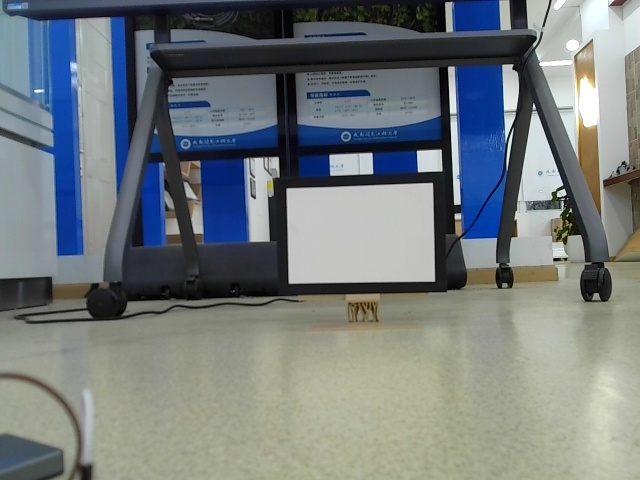
#> input picture sucai/1.jpg, 640 x 480 px, given in place of the camera
$ python calibrate.py
#> lines starting #> are read from the running program, lines starting #| are printed output that depends on the picture; after the words box and inside, x2 and y2 are one past the last pixel; in counts of white or black regions, pixels touching at a corner belong together
#> (reads calibration.json from the repository)
#> in main, frame is the input picture: shape (480, 640, 3); mean B, G, R 125.4, 123.6, 116.5
"""
calibrate.py — A4 纸测距标定工具
================================

【做什么】
  标定"像素尺寸 → 实际距离"的换算系数 K1/K2，写入 calibration.json。

  原理：摄像头焦距固定时，同一物体在画面中的像素尺寸与距离成反比。
        把标定物放在已知距离处，量出它的像素宽 w，则 K = 实际距离 × w。
        多组数据取平均得到 K1（按宽度）和 K2（按高度）。

  测距公式（项目内各脚本统一）：
        D = (K1 / w_pixel + K2 / h_pixel) / 2

【怎么用】
  1. python calibrate.py
  2. 把标定物正对摄像头，放在已知距离处
  3. 按 S，输入当前标定物到摄像头的实际距离(mm)，记录一组 K
  4. 换几个不同距离重复第 3 步；K 自动取平均，右下角表格显示历史记录与误差
  5. 按 Q 退出（数据已实时写入 calibration.json）
  按 R 清除全部记录并重新开始。

【⚠ 重要：K 值不能跨配置复用】
  K1/K2 与摄像头分辨率强相关。
    本脚本        CAMERA_ID=1 / 640×480
    work-pi.py    CAMERA_ID=0 / 1080×640
  两者的 K 值**不能通用**。给哪个程序标定，就要用哪个程序的摄像头编号和分辨率，
  否则算出来的距离是错的。

【检测方式与其它脚本不同，请注意】
  本脚本用 THRESH_BINARY_INV 找**暗色**轮廓（针对带黑边框的标定纸），
  而 my-cv.py / work-pi.py 用 THRESH_BINARY 找**白色**纸面区域。
  两者框出的物理范围可能不同（黑框外沿 vs 白面内沿），
  上机前请确认标定出来的 K 与主程序检测的是同一块区域。

【依赖】
  opencv-python、numpy
"""
import cv2
import numpy as np
import math
import json
import os

# === 标定物尺寸（仅作参考，本脚本用实际距离标定，不依赖物理尺寸）===
# 注意区分：整张 A4 纸是 210×297mm，而各脚本真正检测的是纸内白色区域，
# 项目里按 170×257mm 处理（见 my-cv.py / work-pi.py 的 A4_WIDTH_MM、A4_HEIGHT_MM）。
A4_PAPER_WIDTH_MM = 210
A4_PAPER_HEIGHT_MM = 297

# === 图像处理参数（面向标定场景，与 my-cv.py 不同，不要直接照搬）===
A4_GAUSSIAN_BLUR_SIZE = (3, 3)
A4_BINARY_THRESHOLD = 50     # 固定阈值 + INV：找出暗色轮廓
A4_MAX_THRESHOLD_VALUE = 255
A4_MIN_AREA = 3000           # 最小轮廓面积（标定时放宽一些更灵敏）
A4_CENTER_Y_RATIO = 0.7      # 只在画面中心 70% 区域搜索，排除背景干扰
A4_CENTER_X_RATIO = 0.7
A4_APPROX_EPSILON = 0.02

# === 摄像头参数 ===
CAMERA_ID = 1
FRAME_WIDTH = 640
FRAME_HEIGHT = 480

# === 保存路径 ===
CALIB_FILE = "calibration.json"


def preprocess(image):
    """预处理：灰度化、高斯模糊、固定阈值二值化（反色）"""
    gray = cv2.cvtColor(image, cv2.COLOR_BGR2GRAY)
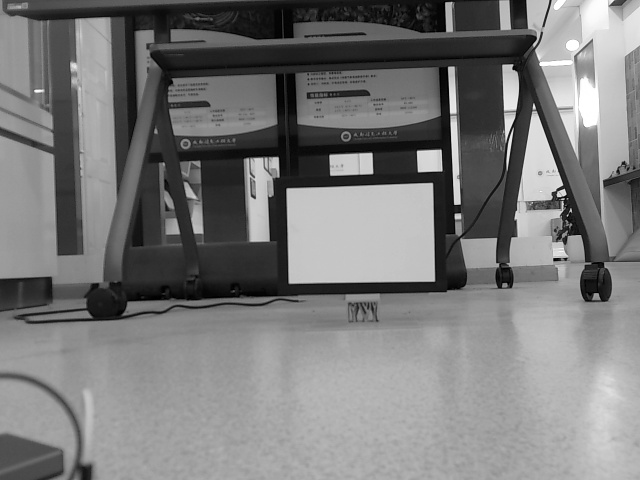
#> gray: shape (480, 640); min 0, max 255, mean 121.7
    blurred = cv2.GaussianBlur(gray, A4_GAUSSIAN_BLUR_SIZE, 0)
    _, binary = cv2.threshold(blurred, A4_BINARY_THRESHOLD, A4_MAX_THRESHOLD_VALUE, cv2.THRESH_BINARY_INV)
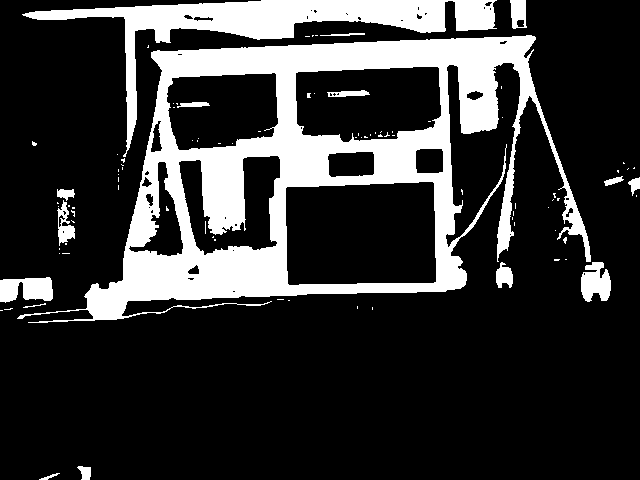
#> binary: shape (480, 640); 20.9% white; 92 white regions (76 under 20 px), largest, box (x1, y1, x2, y2) and area: (17, 35, 591, 323) 47775, (22, 0, 497, 157) 12062, (0, 277, 53, 303) 1052
    return binary


def find_a4_contour(binary):
    """只在画面中心区域搜索A4纸的轮廓，返还四个顶点"""
    h, w = binary.shape
#> h = 480; w = 640

    # 创建中心区域掩码，只保留画面中间部分，排除背景干扰
    x_start = int(w * (1 - A4_CENTER_X_RATIO) / 2)
#> x_start = 96
    x_end = int(w * (1 + A4_CENTER_X_RATIO) / 2)
#> x_end = 544
    y_start = int(h * (1 - A4_CENTER_Y_RATIO) / 2)
#> y_start = 72
    y_end = int(h * (1 + A4_CENTER_Y_RATIO) / 2)
#> y_end = 408

    mask = np.zeros((h, w), dtype=np.uint8)
    mask[y_start:y_end, x_start:x_end] = 255
    masked = cv2.bitwise_and(binary, mask)
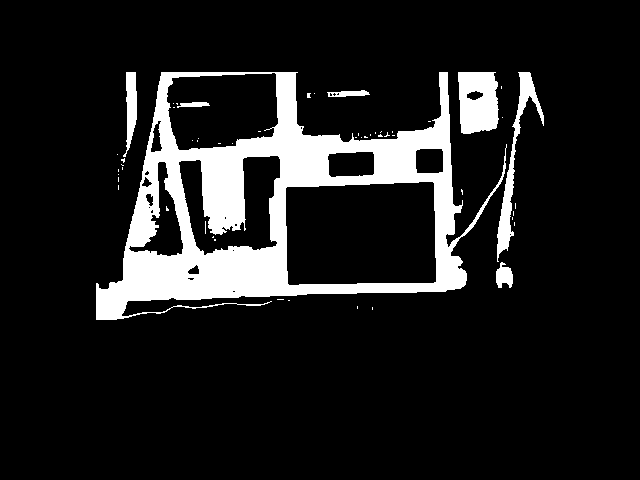
#> masked: shape (480, 640); 12.2% white; 53 white regions (46 under 20 px)

    contours, _ = cv2.findContours(masked, cv2.RETR_EXTERNAL, cv2.CHAIN_APPROX_SIMPLE)
#> contours = 39 contours, 33 with area under 20; largest, box (x1, y1, x2, y2) and area: (96, 72, 507, 320) 61846, (458, 72, 499, 134) 2146, (497, 72, 544, 262) 1438, (123, 72, 137, 157) 586, (496, 262, 513, 288) 266, (327, 90, 370, 97) 165

    if not contours:
        return None

    # 按面积降序，取最大轮廓
    contours = sorted(contours, key=cv2.contourArea, reverse=True)
    cnt = contours[0]
#> cnt = contour of 490 points, box (x1, y1, x2, y2) (96, 72, 507, 320), area 61846

    area = cv2.contourArea(cnt)
#> area = 61846
    if area < A4_MIN_AREA:
        return None

    perimeter = cv2.arcLength(cnt, True)
#> perimeter = 1976.2
    approx = cv2.approxPolyDP(cnt, A4_APPROX_EPSILON * perimeter, True)
#> approx = [[96, 319], [460, 288], [506, 144], [448, 247], [447, 72], [348, 142], [297, 72], [161, 72]]

    if len(approx) != 4:
        return None

    return approx


def get_pixel_size(vertices):
    """计算A4纸四条边的平均像素宽和像素高"""
    pts = vertices.reshape(4, 2)

    w_top = math.sqrt((pts[0][0] - pts[1][0]) ** 2 + (pts[0][1] - pts[1][1]) ** 2)
    w_bottom = math.sqrt((pts[2][0] - pts[3][0]) ** 2 + (pts[2][1] - pts[3][1]) ** 2)
    h_left = math.sqrt((pts[1][0] - pts[2][0]) ** 2 + (pts[1][1] - pts[2][1]) ** 2)
    h_right = math.sqrt((pts[3][0] - pts[0][0]) ** 2 + (pts[3][1] - pts[0][1]) ** 2)

    w_pixel = (w_top + w_bottom) / 2
    h_pixel = (h_left + h_right) / 2

    return w_pixel, h_pixel


def save_calibration(records):
    """保存所有标定记录和平均值到文件"""
    avg_k1 = sum(r["K1"] for r in records) / len(records)
    avg_k2 = sum(r["K2"] for r in records) / len(records)
    data = {
        "K1": avg_k1,
        "K2": avg_k2,
        "records": records,
        "count": len(records)
    }
    with open(CALIB_FILE, "w") as f:
        json.dump(data, f, indent=2)
    print(f"\n标定数据已保存到 {CALIB_FILE}（共 {len(records)} 组，取平均值）")


def load_calibration():
    """从文件读取标定结果和记录"""
    if os.path.exists(CALIB_FILE):
        with open(CALIB_FILE, "r") as f:
            data = json.load(f)
            return data.get("K1", 0), data.get("K2", 0), data.get("records", [])
    return 0, 0, []


def main():
    K1, K2, records = load_calibration()
    if K1 > 0 and K2 > 0:
        print(f"已加载标定数据：K1={K1:.2f}, K2={K2:.2f}（{len(records)} 组记录）")
    else:
        print("未找到标定数据，请进行标定")
        records = []

    cap = cv2.VideoCapture(CAMERA_ID, cv2.CAP_DSHOW)
    # cap.set(cv2.CAP_PROP_FOCUS, 0)
    cap.set(cv2.CAP_PROP_AUTOFOCUS, 1)
    cap.set(cv2.CAP_PROP_FRAME_WIDTH, FRAME_WIDTH)
    cap.set(cv2.CAP_PROP_FRAME_HEIGHT, FRAME_HEIGHT)

    print("\n=== A4纸测距标定工具 ===")
    print("操作说明：")
    print("  将A4纸正对摄像头，按 S 键标定当前距离")
    print("  按 R 键：清除所有标定记录重新开始")
    print("  按 Q 键：退出")

    while True:
        ret, frame = cap.read()
        if not ret:
            break

        display = frame.copy()
        binary = preprocess(frame)
        vertices = find_a4_contour(binary)

        if vertices is not None:
            cv2.drawContours(display, [vertices], -1, (0, 255, 0), 3)

            for pt in vertices.reshape(4, 2):
                cv2.circle(display, (int(pt[0]), int(pt[1])), 6, (0, 0, 255), -1)

            w_pixel, h_pixel = get_pixel_size(vertices)
            cv2.putText(display, f"W: {w_pixel:.0f}px  H: {h_pixel:.0f}px",
                       (30, 80), cv2.FONT_HERSHEY_SIMPLEX, 0.8, (0, 255, 0), 2)

            # 显示当前标定信息
            cv2.putText(display, f"Records: {len(records)}  S:calibrate  R:reset  Q:quit",
                       (30, FRAME_HEIGHT - 30), cv2.FONT_HERSHEY_SIMPLEX, 0.7, (200, 200, 200), 2)

            # 如果有标定数据，显示测距结果
            if K1 > 0 and K2 > 0:
                distance = (K1 / w_pixel + K2 / h_pixel) / 2
                cv2.putText(display, f"Distance: {distance:.0f}mm ({distance/10:.1f}cm)",
                           (30, 40), cv2.FONT_HERSHEY_SIMPLEX, 1, (0, 255, 0), 2)

            # 在画面右上角显示标定记录表
            if records:
                y = 40
                cv2.putText(display, "--- Calibration Records ---", (FRAME_WIDTH - 420, y),
                           cv2.FONT_HERSHEY_SIMPLEX, 0.6, (200, 200, 0), 2)
                y += 25
                cv2.putText(display, f"{'No':>3}  {'Actual':>7}  {'Pred':>7}  {'Err%':>7}",
                           (FRAME_WIDTH - 420, y), cv2.FONT_HERSHEY_SIMPLEX, 0.5, (200, 200, 0), 1)
                for i, rec in enumerate(records):
                    y += 20
                    pred = rec.get("predicted_dist", 0)
                    if pred > 0 and i > 0:
                        err_pct = (rec["dist"] - pred) / rec["dist"] * 100
                        err_str = f"{err_pct:+6.1f}%"
                    else:
                        err_str = "    -"
                    cv2.putText(display,
                               f"{i+1:>3}  {rec['dist']:>7.0f}  {pred:>7.0f}  {err_str:>7}",
                               (FRAME_WIDTH - 420, y), cv2.FONT_HERSHEY_SIMPLEX, 0.5, (200, 200, 0), 1)
                    if y > FRAME_HEIGHT - 80:
                        break
                # 显示平均值
                y += 25
                avg_k1 = sum(r["K1"] for r in records) / len(records)
                avg_k2 = sum(r["K2"] for r in records) / len(records)
                cv2.putText(display, f"Avg K1={avg_k1:.1f}  K2={avg_k2:.1f}",
                           (FRAME_WIDTH - 420, y), cv2.FONT_HERSHEY_SIMPLEX, 0.6, (0, 255, 255), 2)

        cv2.imshow("Calibrate", display)

        key = cv2.waitKey(1) & 0xFF
#> (key q is pressed here)
        if key == ord('q'):
            break
        elif key == ord('r'):
            records = []
            K1, K2 = 0, 0
            if os.path.exists(CALIB_FILE):
                os.remove(CALIB_FILE)
            print("\n已清除所有标定记录")
        elif key == ord('s') and vertices is not None:
            try:
                dist_mm = float(input(f"\n请输入当前A4纸到摄像头的距离(mm) [当前记录数:{len(records)}]: "))
                if dist_mm <= 0:
                    print("距离必须大于0")
                    continue

                w_pixel, h_pixel = get_pixel_size(vertices)

                # 用旧平均值预测当前距离（仅当已有记录时）
                predicted_dist = 0
                if K1 > 0 and K2 > 0:
                    predicted_dist = (K1 / w_pixel + K2 / h_pixel) / 2

                # 用实际距离计算本次K值
                k1 = dist_mm * w_pixel
                k2 = dist_mm * h_pixel

                # 加入记录（包含预测值和实际值的对比）
                records.append({
                    "dist": dist_mm,
                    "w_pixel": w_pixel,
                    "h_pixel": h_pixel,
                    "K1": k1,
                    "K2": k2,
                    "predicted_dist": predicted_dist
                })

                # 重新计算平均值作为最终K值
                K1 = sum(r["K1"] for r in records) / len(records)
                K2 = sum(r["K2"] for r in records) / len(records)

                # 打印本次和汇总
                print(f"\n第 {len(records)} 组：实际距离={dist_mm:.0f}mm, W={w_pixel:.1f}px, H={h_pixel:.1f}px")
                if predicted_dist > 0:
                    error = dist_mm - predicted_dist
                    print(f"  旧平均预测={predicted_dist:.0f}mm, 误差={error:+.0f}mm ({error/dist_mm*100:+.1f}%)")
                print(f"  本次 K1={k1:.2f}, K2={k2:.2f}")
                print(f"  平均 K1={K1:.2f}, K2={K2:.2f}")

                save_calibration(records)

            except ValueError:
                print("输入无效，请输入数字")

    cap.release()
    cv2.destroyAllWindows()


if __name__ == "__main__":
    main()
